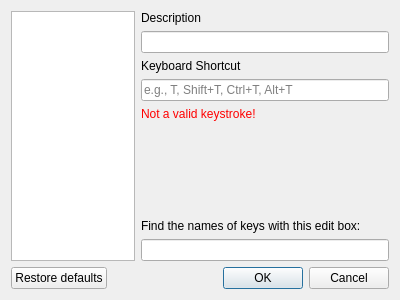
<?xml version="1.0" encoding="UTF-8"?>
<ui version="4.0">
 <class>ShortcutEditorDialog</class>
 <widget class="QDialog" name="ShortcutEditorDialog">
  <property name="geometry">
   <rect>
    <x>0</x>
    <y>0</y>
    <width>400</width>
    <height>300</height>
   </rect>
  </property>
  <property name="windowTitle">
   <string>Shortcut Editor Dialog</string>
  </property>
  <layout class="QVBoxLayout" name="verticalLayout">
   <item>
    <layout class="QHBoxLayout" name="horizontalLayout" stretch="1,2">
     <item>
      <widget class="QListView" name="listView"/>
     </item>
     <item>
      <layout class="QVBoxLayout" name="verticalLayout_2">
       <item>
        <widget class="QLabel" name="label">
         <property name="text">
          <string>Description</string>
         </property>
        </widget>
       </item>
       <item>
        <widget class="QLineEdit" name="descriptionEdit">
         <property name="readOnly">
          <bool>true</bool>
         </property>
        </widget>
       </item>
       <item>
        <widget class="QLabel" name="label_2">
         <property name="text">
          <string>Keyboard Shortcut</string>
         </property>
        </widget>
       </item>
       <item>
        <widget class="QLineEdit" name="shortcutEdit">
         <property name="placeholderText">
          <string>e.g., T, Shift+T, Ctrl+T, Alt+T</string>
         </property>
        </widget>
       </item>
       <item>
        <widget class="QLabel" name="invalidKeystroke">
         <property name="styleSheet">
          <string notr="true">color:red;</string>
         </property>
         <property name="text">
          <string>Not a valid keystroke!</string>
         </property>
        </widget>
       </item>
       <item>
        <spacer name="verticalSpacer">
         <property name="orientation">
          <enum>Qt::Vertical</enum>
         </property>
         <property name="sizeHint" stdset="0">
          <size>
           <width>20</width>
           <height>40</height>
          </size>
         </property>
        </spacer>
       </item>
       <item>
        <widget class="QLabel" name="label_3">
         <property name="text">
          <string>Find the names of keys with this edit box:</string>
         </property>
        </widget>
       </item>
       <item>
        <widget class="KeystrokeDetectingLineEdit" name="lineEdit"/>
       </item>
      </layout>
     </item>
    </layout>
   </item>
   <item>
    <layout class="QHBoxLayout" name="horizontalLayout_2">
     <item>
      <widget class="QPushButton" name="restoreDefaults">
       <property name="text">
        <string>Restore defaults</string>
       </property>
      </widget>
     </item>
     <item>
      <widget class="QDialogButtonBox" name="buttonBox">
       <property name="orientation">
        <enum>Qt::Horizontal</enum>
       </property>
       <property name="standardButtons">
        <set>QDialogButtonBox::Cancel|QDialogButtonBox::Ok</set>
       </property>
      </widget>
     </item>
    </layout>
   </item>
  </layout>
 </widget>
 <customwidgets>
  <customwidget>
   <class>KeystrokeDetectingLineEdit</class>
   <extends>QLineEdit</extends>
   <header location="global">keystrokedetectinglineedit.h</header>
  </customwidget>
 </customwidgets>
 <resources/>
 <connections>
  <connection>
   <sender>buttonBox</sender>
   <signal>accepted()</signal>
   <receiver>ShortcutEditorDialog</receiver>
   <slot>accept()</slot>
   <hints>
    <hint type="sourcelabel">
     <x>248</x>
     <y>254</y>
    </hint>
    <hint type="destinationlabel">
     <x>157</x>
     <y>274</y>
    </hint>
   </hints>
  </connection>
  <connection>
   <sender>buttonBox</sender>
   <signal>rejected()</signal>
   <receiver>ShortcutEditorDialog</receiver>
   <slot>reject()</slot>
   <hints>
    <hint type="sourcelabel">
     <x>316</x>
     <y>260</y>
    </hint>
    <hint type="destinationlabel">
     <x>286</x>
     <y>274</y>
    </hint>
   </hints>
  </connection>
 </connections>
</ui>
